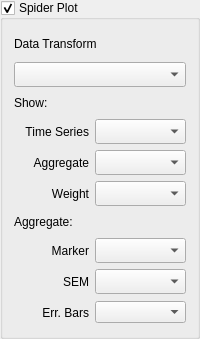
               <widget class="QGroupBox" name="groupBox_configuration_spider">
                <property name="sizePolicy">
                 <sizepolicy hsizetype="Preferred" vsizetype="Fixed">
                  <horstretch>0</horstretch>
                  <verstretch>0</verstretch>
                 </sizepolicy>
                </property>
                <property name="title">
                 <string>Spider Plot</string>
                </property>
                <property name="checkable">
                 <bool>true</bool>
                </property>
                <layout class="QVBoxLayout" name="verticalLayout_4">
                 <item>
                  <layout class="QVBoxLayout" name="verticalLayout_6">
                   <item>
                    <widget class="QLabel" name="label_6">
                     <property name="sizePolicy">
                      <sizepolicy hsizetype="Preferred" vsizetype="Fixed">
                       <horstretch>0</horstretch>
                       <verstretch>0</verstretch>
                      </sizepolicy>
                     </property>
                     <property name="minimumSize">
                      <size>
                       <width>0</width>
                       <height>25</height>
                      </size>
                     </property>
                     <property name="maximumSize">
                      <size>
                       <width>16777215</width>
                       <height>25</height>
                      </size>
                     </property>
                     <property name="text">
                      <string>Data Transform</string>
                     </property>
                    </widget>
                   </item>
                   <item>
                    <layout class="QHBoxLayout" name="horizontalLayout_2">
                     <item>
                      <widget class="QComboBox" name="comboBox_config_data_transform">
                       <property name="minimumSize">
                        <size>
                         <width>0</width>
                         <height>25</height>
                        </size>
                       </property>
                       <property name="maximumSize">
                        <size>
                         <width>16777215</width>
                         <height>25</height>
                        </size>
                       </property>
                      </widget>
                     </item>
                    </layout>
                   </item>
                   <item>
                    <widget class="QLabel" name="label_8">
                     <property name="sizePolicy">
                      <sizepolicy hsizetype="Preferred" vsizetype="Fixed">
                       <horstretch>0</horstretch>
                       <verstretch>0</verstretch>
                      </sizepolicy>
                     </property>
                     <property name="minimumSize">
                      <size>
                       <width>0</width>
                       <height>20</height>
                      </size>
                     </property>
                     <property name="maximumSize">
                      <size>
                       <width>16777215</width>
                       <height>20</height>
                      </size>
                     </property>
                     <property name="text">
                      <string>Show:</string>
                     </property>
                    </widget>
                   </item>
                   <item>
                    <layout class="QHBoxLayout" name="horizontalLayout_18">
                     <item>
                      <widget class="QLabel" name="label_22">
                       <property name="sizePolicy">
                        <sizepolicy hsizetype="Preferred" vsizetype="Fixed">
                         <horstretch>0</horstretch>
                         <verstretch>0</verstretch>
                        </sizepolicy>
                       </property>
                       <property name="minimumSize">
                        <size>
                         <width>75</width>
                         <height>25</height>
                        </size>
                       </property>
                       <property name="maximumSize">
                        <size>
                         <width>75</width>
                         <height>25</height>
                        </size>
                       </property>
                       <property name="text">
                        <string>Time Series</string>
                       </property>
                       <property name="alignment">
                        <set>Qt::AlignRight|Qt::AlignTrailing|Qt::AlignVCenter</set>
                       </property>
                      </widget>
                     </item>
                     <item>
                      <widget class="QComboBox" name="comboBox_spider_time_series">
                       <property name="minimumSize">
                        <size>
                         <width>0</width>
                         <height>25</height>
                        </size>
                       </property>
                       <property name="maximumSize">
                        <size>
                         <width>16777215</width>
                         <height>25</height>
                        </size>
                       </property>
                      </widget>
                     </item>
                    </layout>
                   </item>
                   <item>
                    <layout class="QHBoxLayout" name="horizontalLayout_5">
                     <item>
                      <widget class="QLabel" name="label_9">
                       <property name="sizePolicy">
                        <sizepolicy hsizetype="Preferred" vsizetype="Fixed">
                         <horstretch>0</horstretch>
                         <verstretch>0</verstretch>
                        </sizepolicy>
                       </property>
                       <property name="minimumSize">
                        <size>
                         <width>75</width>
                         <height>25</height>
                        </size>
                       </property>
                       <property name="maximumSize">
                        <size>
                         <width>75</width>
                         <height>25</height>
                        </size>
                       </property>
                       <property name="text">
                        <string>Aggregate</string>
                       </property>
                       <property name="alignment">
                        <set>Qt::AlignRight|Qt::AlignTrailing|Qt::AlignVCenter</set>
                       </property>
                      </widget>
                     </item>
                     <item>
                      <widget class="QComboBox" name="comboBox_spider_aggregate">
                       <property name="minimumSize">
                        <size>
                         <width>0</width>
                         <height>25</height>
                        </size>
                       </property>
                       <property name="maximumSize">
                        <size>
                         <width>16777215</width>
                         <height>25</height>
                        </size>
                       </property>
                      </widget>
                     </item>
                    </layout>
                   </item>
                   <item>
                    <layout class="QHBoxLayout" name="horizontalLayout_4">
                     <item>
                      <widget class="QLabel" name="label_7">
                       <property name="sizePolicy">
                        <sizepolicy hsizetype="Preferred" vsizetype="Fixed">
                         <horstretch>0</horstretch>
                         <verstretch>0</verstretch>
                        </sizepolicy>
                       </property>
                       <property name="minimumSize">
                        <size>
                         <width>75</width>
                         <height>25</height>
                        </size>
                       </property>
                       <property name="maximumSize">
                        <size>
                         <width>75</width>
                         <height>25</height>
                        </size>
                       </property>
                       <property name="text">
                        <string>Weight</string>
                       </property>
                       <property name="alignment">
                        <set>Qt::AlignRight|Qt::AlignTrailing|Qt::AlignVCenter</set>
                       </property>
                      </widget>
                     </item>
                     <item>
                      <widget class="QComboBox" name="comboBox_spider_weight">
                       <property name="minimumSize">
                        <size>
                         <width>0</width>
                         <height>25</height>
                        </size>
                       </property>
                       <property name="maximumSize">
                        <size>
                         <width>16777215</width>
                         <height>25</height>
                        </size>
                       </property>
                      </widget>
                     </item>
                    </layout>
                   </item>
                   <item>
                    <widget class="QLabel" name="label_23">
                     <property name="sizePolicy">
                      <sizepolicy hsizetype="Preferred" vsizetype="Fixed">
                       <horstretch>0</horstretch>
                       <verstretch>0</verstretch>
                      </sizepolicy>
                     </property>
                     <property name="minimumSize">
                      <size>
                       <width>0</width>
                       <height>20</height>
                      </size>
                     </property>
                     <property name="maximumSize">
                      <size>
                       <width>16777215</width>
                       <height>20</height>
                      </size>
                     </property>
                     <property name="text">
                      <string>Aggregate:</string>
                     </property>
                    </widget>
                   </item>
                   <item>
                    <layout class="QHBoxLayout" name="horizontalLayout_19">
                     <item>
                      <widget class="QLabel" name="label_24">
                       <property name="sizePolicy">
                        <sizepolicy hsizetype="Preferred" vsizetype="Fixed">
                         <horstretch>0</horstretch>
                         <verstretch>0</verstretch>
                        </sizepolicy>
                       </property>
                       <property name="minimumSize">
                        <size>
                         <width>75</width>
                         <height>25</height>
                        </size>
                       </property>
                       <property name="maximumSize">
                        <size>
                         <width>75</width>
                         <height>25</height>
                        </size>
                       </property>
                       <property name="text">
                        <string>Marker</string>
                       </property>
                       <property name="alignment">
                        <set>Qt::AlignRight|Qt::AlignTrailing|Qt::AlignVCenter</set>
                       </property>
                      </widget>
                     </item>
                     <item>
                      <widget class="QComboBox" name="comboBox_spider_marker">
                       <property name="minimumSize">
                        <size>
                         <width>0</width>
                         <height>25</height>
                        </size>
                       </property>
                       <property name="maximumSize">
                        <size>
                         <width>16777215</width>
                         <height>25</height>
                        </size>
                       </property>
                      </widget>
                     </item>
                    </layout>
                   </item>
                   <item>
                    <layout class="QHBoxLayout" name="horizontalLayout_24">
                     <item>
                      <widget class="QLabel" name="label_26">
                       <property name="sizePolicy">
                        <sizepolicy hsizetype="Preferred" vsizetype="Fixed">
                         <horstretch>0</horstretch>
                         <verstretch>0</verstretch>
                        </sizepolicy>
                       </property>
                       <property name="minimumSize">
                        <size>
                         <width>75</width>
                         <height>25</height>
                        </size>
                       </property>
                       <property name="maximumSize">
                        <size>
                         <width>75</width>
                         <height>25</height>
                        </size>
                       </property>
                       <property name="text">
                        <string>SEM</string>
                       </property>
                       <property name="alignment">
                        <set>Qt::AlignRight|Qt::AlignTrailing|Qt::AlignVCenter</set>
                       </property>
                      </widget>
                     </item>
                     <item>
                      <widget class="QComboBox" name="comboBox_spider_sem">
                       <property name="minimumSize">
                        <size>
                         <width>0</width>
                         <height>25</height>
                        </size>
                       </property>
                       <property name="maximumSize">
                        <size>
                         <width>16777215</width>
                         <height>25</height>
                        </size>
                       </property>
                      </widget>
                     </item>
                    </layout>
                   </item>
                   <item>
                    <layout class="QHBoxLayout" name="horizontalLayout_23">
                     <item>
                      <widget class="QLabel" name="label_25">
                       <property name="sizePolicy">
                        <sizepolicy hsizetype="Fixed" vsizetype="Fixed">
                         <horstretch>0</horstretch>
                         <verstretch>0</verstretch>
                        </sizepolicy>
                       </property>
                       <property name="minimumSize">
                        <size>
                         <width>75</width>
                         <height>25</height>
                        </size>
                       </property>
                       <property name="maximumSize">
                        <size>
                         <width>75</width>
                         <height>25</height>
                        </size>
                       </property>
                       <property name="text">
                        <string>Err. Bars</string>
                       </property>
                       <property name="alignment">
                        <set>Qt::AlignRight|Qt::AlignTrailing|Qt::AlignVCenter</set>
                       </property>
                      </widget>
                     </item>
                     <item>
                      <widget class="QComboBox" name="comboBox_spider_err_bars"/>
                     </item>
                    </layout>
                   </item>
                  </layout>
                 </item>
                </layout>
               </widget>
